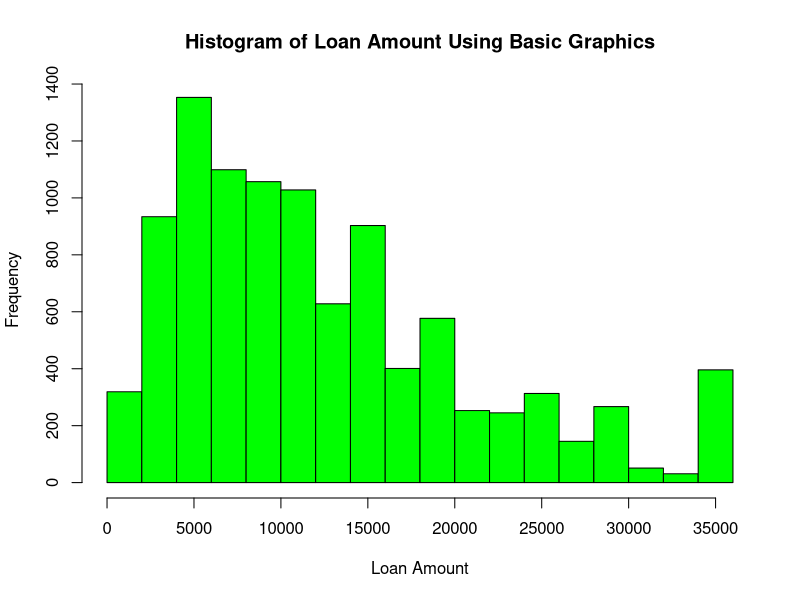
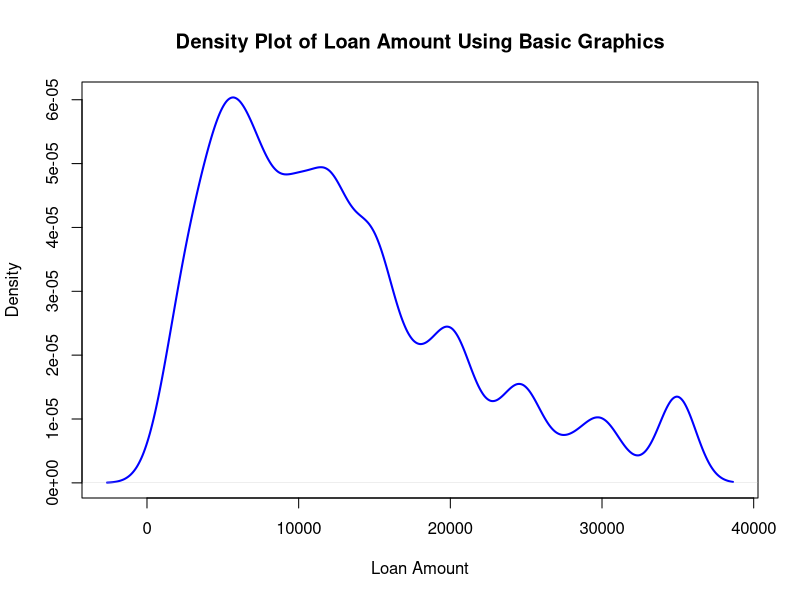
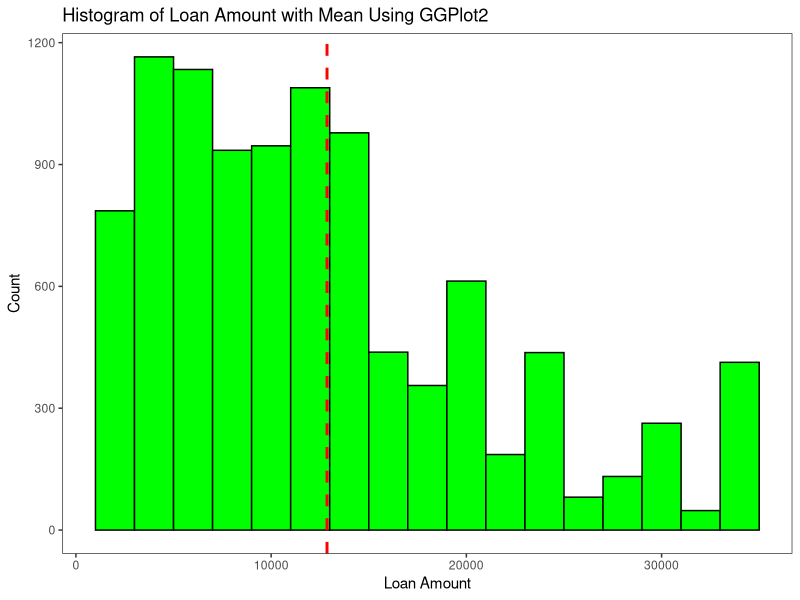
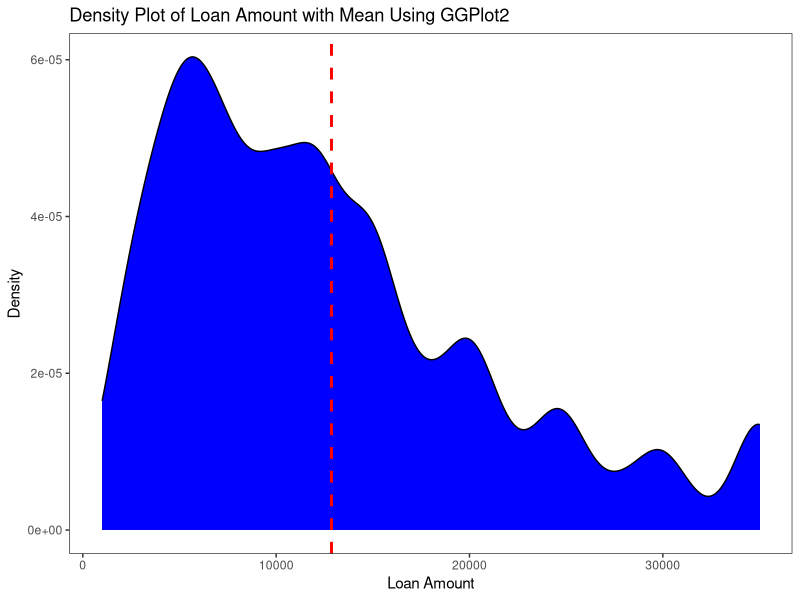
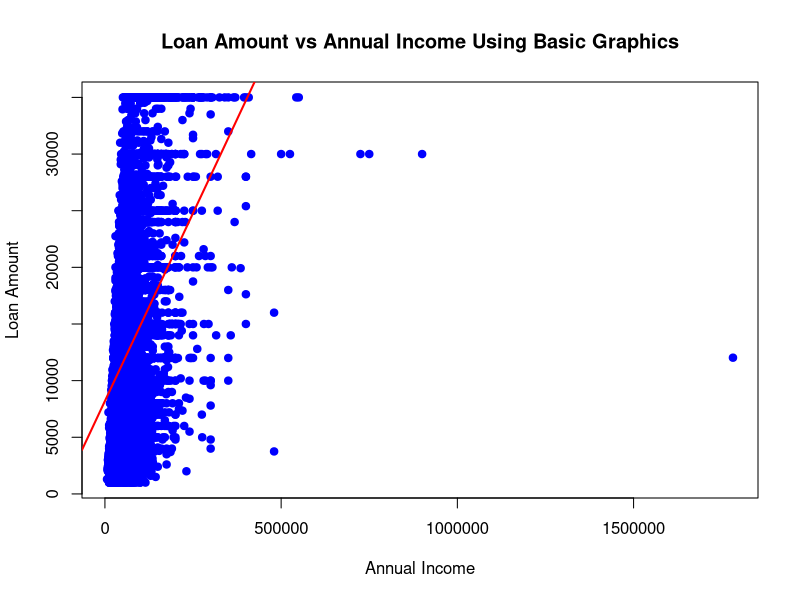
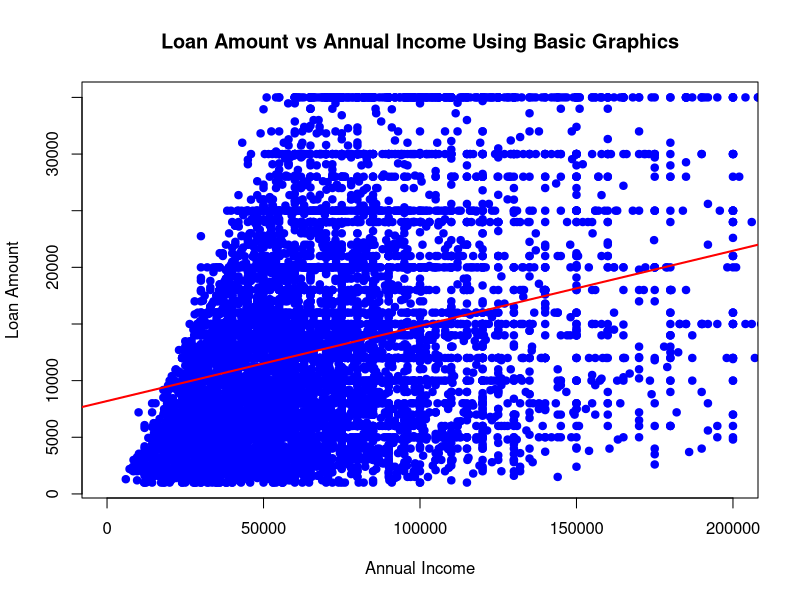
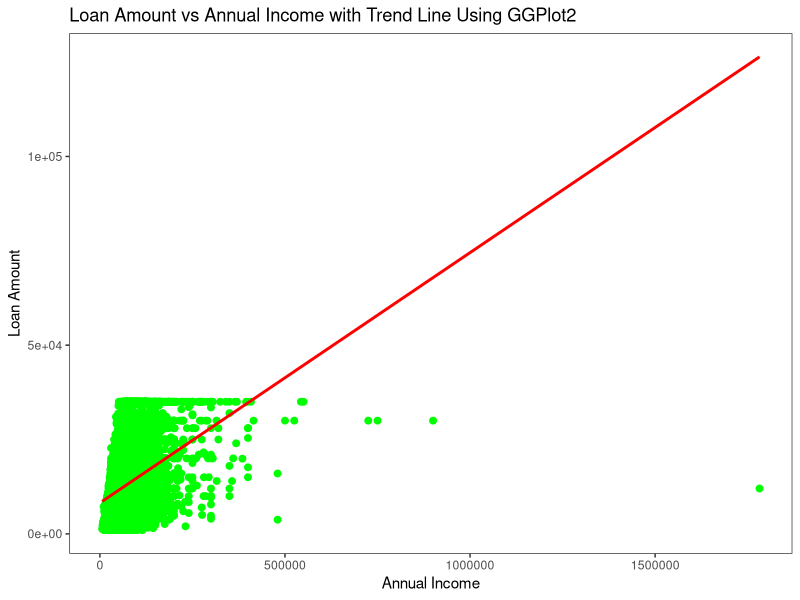
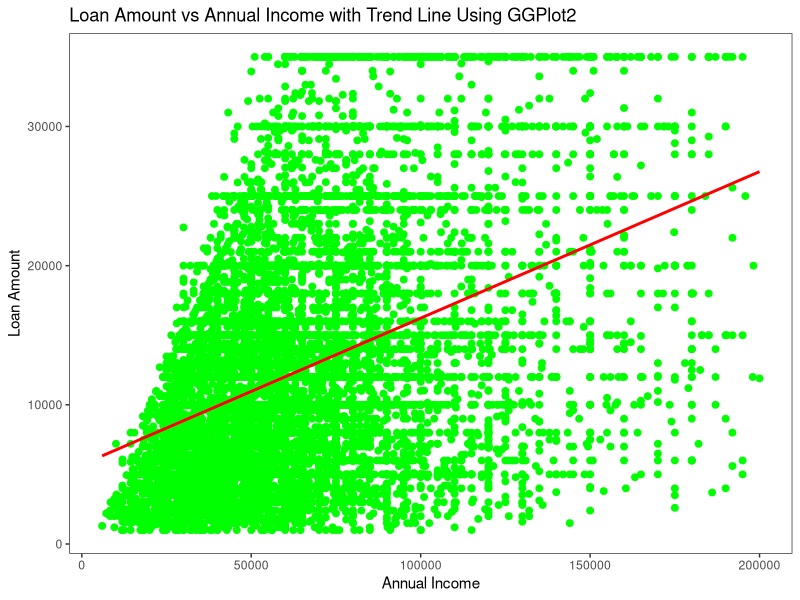

These charts were generated, in order, by the following R code:
#########################################################
#                                                       #
# Student:    Seif Kungulio                             #
# Date:       02/16/2025                                #
# Subject:    Project 5                                 #
# Class:      DSCI 502                                  #
# Section:    01W                                       #
# Instructor: Sean Yang                                 #
# File Name:  Project5_Kungulio_Seif.R                  #
#                                                       #
#########################################################


## 1. Read the dataset in loan.csv into R. Call the loaded data, loan. 
###   Make sure that you have the directory set to the correct location 
###   for the data.

# Set the working directory to the correct location for the dataset.
setwd("C:/PROJECTS/Maryville/DSCI 502/Week5")

# Import necessary libraries
library(ggplot2)

# Load the data from loan.csv
loan <- read.csv("loan.csv", stringsAsFactors = TRUE)

# Display the dimensions (rows and columns) of the dataframe
dim(loan) # Shows the number of rows and columns in the dataset.



## 2. Please plot the histogram and density of the loan_amnt using basic 
###   graphics.

# Histogram Plot using Basic Graphics
hist(loan$loan_amnt, 
     main="Histogram of Loan Amount Using Basic Graphics", 
     xlab="Loan Amount", col="green", border="black")

# Density Plot using Basic Graphics
plot(density(loan$loan_amnt), 
     main="Density Plot of Loan Amount Using Basic Graphics", 
     xlab="Loan Amount", col="blue", lwd=2)



## 3. Please plot the histogram and density of the loan_amnt and add the 
###   vertical line denoting the mean using ggplot2.

# Histogram Plot using ggplot2
ggplot(loan, aes(x=loan_amnt)) + 
  geom_histogram(binwidth=2000, fill="green", color="black") +
  geom_vline(aes(xintercept=mean(loan_amnt, na.rm=TRUE)), 
             color="red", linetype="dashed", size=1) +
  ggtitle("Histogram of Loan Amount with Mean Using GGPlot2") +
  xlab("Loan Amount") + 
  ylab("Count") +
  theme_test()

# Density Plot using ggplot2
ggplot(loan, aes(x=loan_amnt)) + 
  geom_density(fill="blue") +
  geom_vline(aes(xintercept=mean(loan_amnt, na.rm=TRUE)), 
             color="red", linetype="dashed", size=1) +
  ggtitle("Density Plot of Loan Amount with Mean Using GGPlot2") +
  xlab("Loan Amount") + ylab("Density") +
  theme_test()


## 4. Please scatter plot of loan_amnt (y-axis) against annual_inc (x-axis) 
###   and add the trend line using basic graphics.

# Scatter Plot using Basic Graphics
plot(loan$annual_inc, loan$loan_amnt, 
     main="Loan Amount vs Annual Income Using Basic Graphics", 
     xlab="Annual Income", 
     ylab="Loan Amount", pch=19, col="blue")
abline(lm(loan_amnt ~ annual_inc, data=loan), col="red", lwd=2)

# Scatter Plot using Basic Graphics with xlim
plot(loan$annual_inc, loan$loan_amnt, 
     main="Loan Amount vs Annual Income Using Basic Graphics", 
     xlab="Annual Income", 
     ylab="Loan Amount", 
     pch=19, col="blue", 
     xlim = c(0, 200000))
abline(lm(loan_amnt ~ annual_inc, data=loan), col="red", lwd=2)


## 5. Please scatter plot of loan_amnt (y-axis) against annual_inc (x-axis) 
###   and add the trend line using ggplot2.

# Scatter Plot using ggplot2
ggplot(loan, aes(x=annual_inc, y=loan_amnt)) + 
  geom_point(color="green", size = 2) +
  geom_smooth(method="lm", color="red", se=FALSE, lwd = 1) +
  ggtitle("Loan Amount vs Annual Income with Trend Line Using GGPlot2") +
  xlab("Annual Income") + ylab("Loan Amount") + theme_test()

# Scatter Plot using ggplot2 with filtered data
ggplot(data = loan[which(loan$annual_inc < 200000),], 
       aes(x=annual_inc, y=loan_amnt)) + 
  geom_point(color="green", size = 2) +
  geom_smooth(method="lm", color="red", se=FALSE, lwd = 1) +
  ggtitle("Loan Amount vs Annual Income with Trend Line Using GGPlot2") +
  xlab("Annual Income") + ylab("Loan Amount") + theme_test()


## 6. Please plot the barplot of term and grade on the same barplot using 
###   basic graphics

# Barplot of Term and Grade using Basic Graphics
barplot(table(loan$term, loan$grade), beside=TRUE, 
        legend=rownames(table(loan$term, loan$grade)), 
        col=c("blue", "green"), 
        main="Loan Term and Grade Distribution", 
        xlab="Grade", ylab="Count")


## 7. Please plot the barplot of term and grade on the same barplot 
###   using ggplot2

# Barplot of Term and Grade using ggplot2
ggplot(loan, aes(x=grade, fill=term)) + 
  geom_bar(position="dodge") +
  ggtitle("Loan Term and Grade Distribution Using GGPlot2") +
  xlab("Grade") + ylab("Count") + 
  scale_fill_manual(values=c("blue", "green")) +
  theme_test()


## 8. Please boxplot loan_amnt (y-axis) against term (x-axis) 
###   and save the graph in a file, loanterm.jpg, using basic graphics.

# Boxplot of Loan Amount by Term using Basic Graphics
jpeg("loanterm.jpg")
boxplot(loan$loan_amnt ~ loan$term, 
        main="Loan Amount by Term Using Basic Graphics", 
        xlab="Term", ylab="Loan Amount", col="blue")
dev.off()


## 9. Please boxplot loan_amnt (y-axis) against term (x-axis) and 
###   save the graph in a file, loanterm.jpg, using ggplot2. 
###   Are there any differences in loan amount with respect to term?

# Boxplot of Loan Amount by Term using ggplot2
ggplot(loan, aes(x=term, y=loan_amnt)) + 
  geom_boxplot(fill="green") +
  ggtitle("Loan Amount by Term Using GGPlot2") +
  xlab("Term") + ylab("Loan Amount")  + theme_test()
ggsave("loanterm.jpg")

